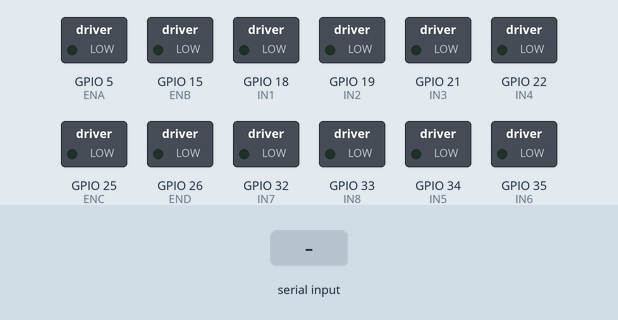
This sketch was run on a simulated ESP32. Shown: switched loads named in the sketch (green lamp = pin HIGH). Inputs (shaded band) come from the test bench.

Above: at 1.2 s.
1.3 s: "F" received over Serial
At 1.7 s:
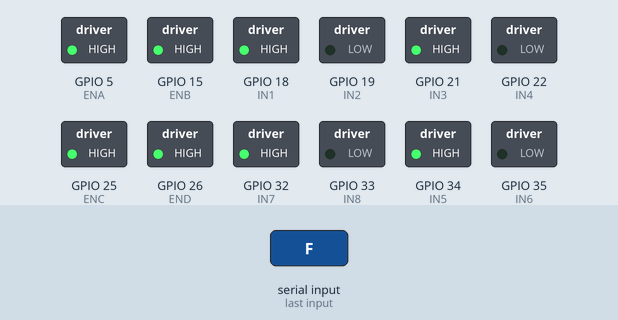
2.8 s: "B" received over Serial
At 4.0 s:
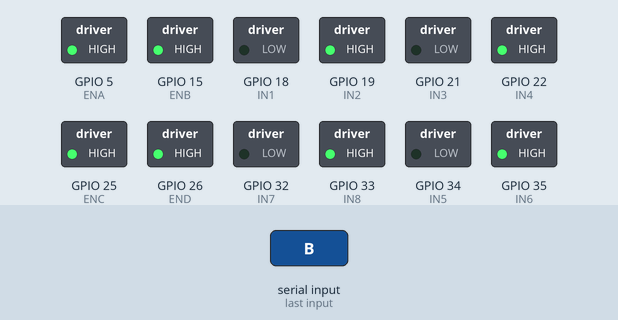
4.3 s: "L" received over Serial
At 5.2 s:
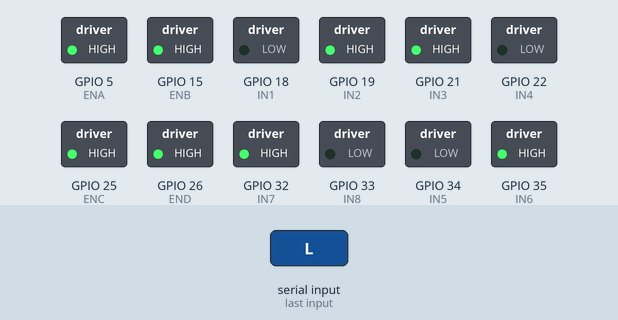
5.8 s: "R" received over Serial
At 6.3 s:
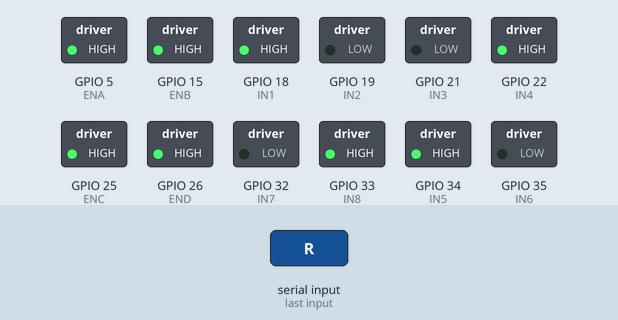
7.3 s: "1" received over Serial
At 8.6 s:
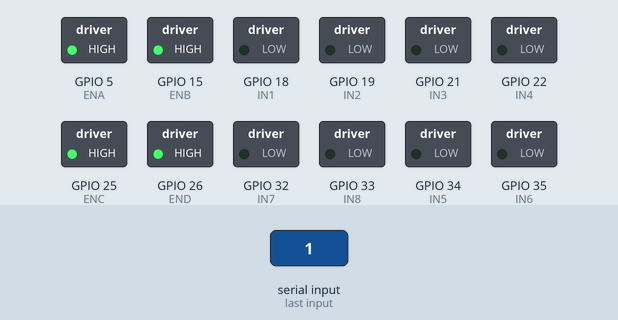
Timing chart, 0 to 9.8 s (numbered marks = the images above; inputs shaded):
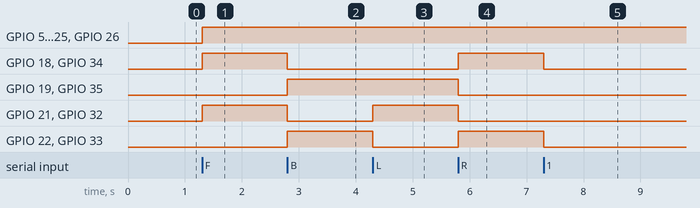

The sketch:

motor_code.ino
```cpp
#define IN1 18  // Motor A Forward
#define IN2 19  // Motor A Reverse
#define IN3 21  // Motor B Forward
#define IN4 22  // Motor B Reverse
#define IN5 34  // Motor C Forward
#define IN6 35  // Motor C Reverse
#define IN7 32  // Motor D Forward
#define IN8 33  // Motor D Reverse
#define ENA 5   // PWM for Motor A
#define ENB 15  // PWM for Motor B
#define ENC 25  // PWM for Motor C
#define END 26  // PWM for Motor D
#define SPEED 255 // Speed for the motors (0-255)

char command;

void setup() {
    Serial.begin(9600);  // Start serial communication at 9600 baud rate

    pinMode(IN1, OUTPUT);
    pinMode(IN2, OUTPUT);
    pinMode(IN3, OUTPUT);
    pinMode(IN4, OUTPUT);
    pinMode(ENA, OUTPUT);
    pinMode(ENB, OUTPUT);
    pinMode(IN5, OUTPUT);
    pinMode(IN6, OUTPUT);
    pinMode(IN7, OUTPUT);
    pinMode(IN8, OUTPUT);
    pinMode(ENC, OUTPUT);
    pinMode(END, OUTPUT);
}

void loop() {
    if (Serial.available() > 0) {
        command = Serial.read();  // Read the incoming byte
        stopAllMotors();  // Initialize with motors stopped

        switch (command) {
            case 'F':
                moveForward();
                break;
            case 'B':
                moveBackward();
                break;
            case 'L':
                turnLeft();
                break;
            case 'R':
                turnRight();
                break;
        }
    }
}

void moveForward() {
    driveAllForward(SPEED);
}

void moveBackward() {
    driveAllBackward(SPEED);
}

void turnLeft() {
    rotateLeft(SPEED);
}

void turnRight() {
    rotateRight(SPEED);
}

void stopAllMotors() {
    stopMotor(IN1, IN2);
    stopMotor(IN3, IN4);
    stopMotor(IN5, IN6);
    stopMotor(IN7, IN8);
}

void stopMotor(int pin1, int pin2) {
    digitalWrite(pin1, LOW);
    digitalWrite(pin2, LOW);
}

void setMotorSpeed(int speed) {
    analogWrite(ENA, speed);
    analogWrite(ENB, speed);
    analogWrite(ENC, speed);
    analogWrite(END, speed);
}

void driveForward(int pin1, int pin2) {
    digitalWrite(pin1, HIGH);
    digitalWrite(pin2, LOW);
}

void driveBackward(int pin1, int pin2) {
    digitalWrite(pin1, LOW);
    digitalWrite(pin2, HIGH);
}

void driveAllForward(int speed) {
    setMotorSpeed(speed);
    driveForward(IN1, IN2);
    driveForward(IN3, IN4);
    driveForward(IN5, IN6);
    driveForward(IN7, IN8);
}

void driveAllBackward(int speed) {
    setMotorSpeed(speed);
    driveBackward(IN1, IN2);
    driveBackward(IN3, IN4);
    driveBackward(IN5, IN6);
    driveBackward(IN7, IN8);
}

void rotateRight(int speed) {
    setMotorSpeed(speed);
    driveForward(IN1, IN2);
    driveBackward(IN3, IN4);
    driveForward(IN5, IN6);
    driveBackward(IN7, IN8);
}

void rotateLeft(int speed) {
    setMotorSpeed(speed);
    driveBackward(IN1, IN2);
    driveForward(IN3, IN4);
    driveBackward(IN5, IN6);
    driveForward(IN7, IN8);
}
```

Measured:
- after the input at 1.3 s, GPIO 5 (ENA), GPIO 15 (ENB), GPIO 18 (IN1), GPIO 21 (IN3), GPIO 25 (ENC), GPIO 26 (END), GPIO 32 (IN7), GPIO 34 (IN5): LOW → HIGH at once
- after the input at 2.8 s, GPIO 18 (IN1), GPIO 21 (IN3), GPIO 32 (IN7), GPIO 34 (IN5): HIGH → LOW at once; GPIO 19 (IN2), GPIO 22 (IN4), GPIO 33 (IN8), GPIO 35 (IN6): LOW → HIGH at once
- after the input at 4.3 s, GPIO 21 (IN3), GPIO 32 (IN7): LOW → HIGH at once; GPIO 22 (IN4), GPIO 33 (IN8): HIGH → LOW at once
- after the input at 5.8 s, GPIO 18 (IN1), GPIO 22 (IN4), GPIO 33 (IN8), GPIO 34 (IN5): LOW → HIGH at once; GPIO 19 (IN2), GPIO 21 (IN3), GPIO 32 (IN7), GPIO 35 (IN6): HIGH → LOW at once
- after the input at 7.3 s, GPIO 18 (IN1), GPIO 22 (IN4), GPIO 33 (IN8), GPIO 34 (IN5): HIGH → LOW at once
